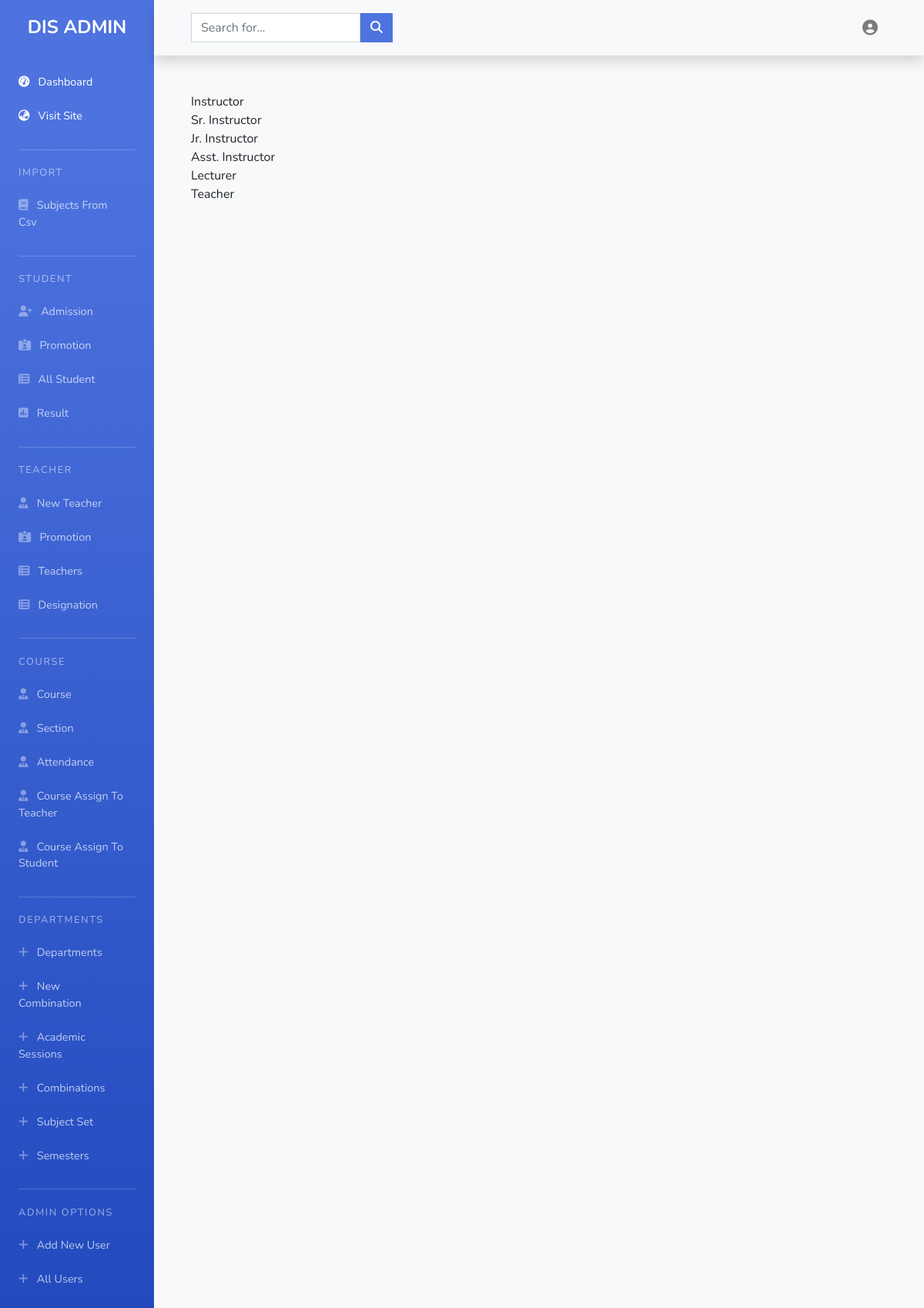
/teachers/designations/ (signed in), run on the app's committed database.
### teachers/models.py (models this page shows)
class Designation(models.Model):
    title = models.CharField(max_length=255)
    created = models.DateField(auto_now_add=True)
    def __str__(self):
        return str(self.title)

### teachers/views.py (the view)
# urls.py: path('designations/', views.designation_list_view.as_view(),
class designation_list_view(LoginRequiredMixin, ListView):
    model = Designation
    template_name = 'teachers/designation_list.html'

### templates/teachers/designation_list.html
{% extends 'dashboard.html' %}
{% block dashboard-body %}
<div class="row">
    <div class="col-12">
        {% for object in object_list %}
        <p>{{ object }}</p>
        {% endfor %}
    </div>
</div>
{% endblock %}

### static/css/dashboard.css (style rules this page uses)
:root { --primary-color: rgb(78, 115, 223); --green-color: #17A673; --cyan-color: #36B9CC; --yellow-color: #F6C23E; }
p, h3, h4, h5 { margin: 0; }
body { font-size: 16px; font-family: 'Nunito', sans-serif; }

### data on the page
Designation: title "Instructor"
Designation: title "Sr. Instructor"
Designation: title "Jr. Instructor"
Designation: title "Asst. Instructor"
Designation: title "Lecturer"
Designation: title "Teacher"
